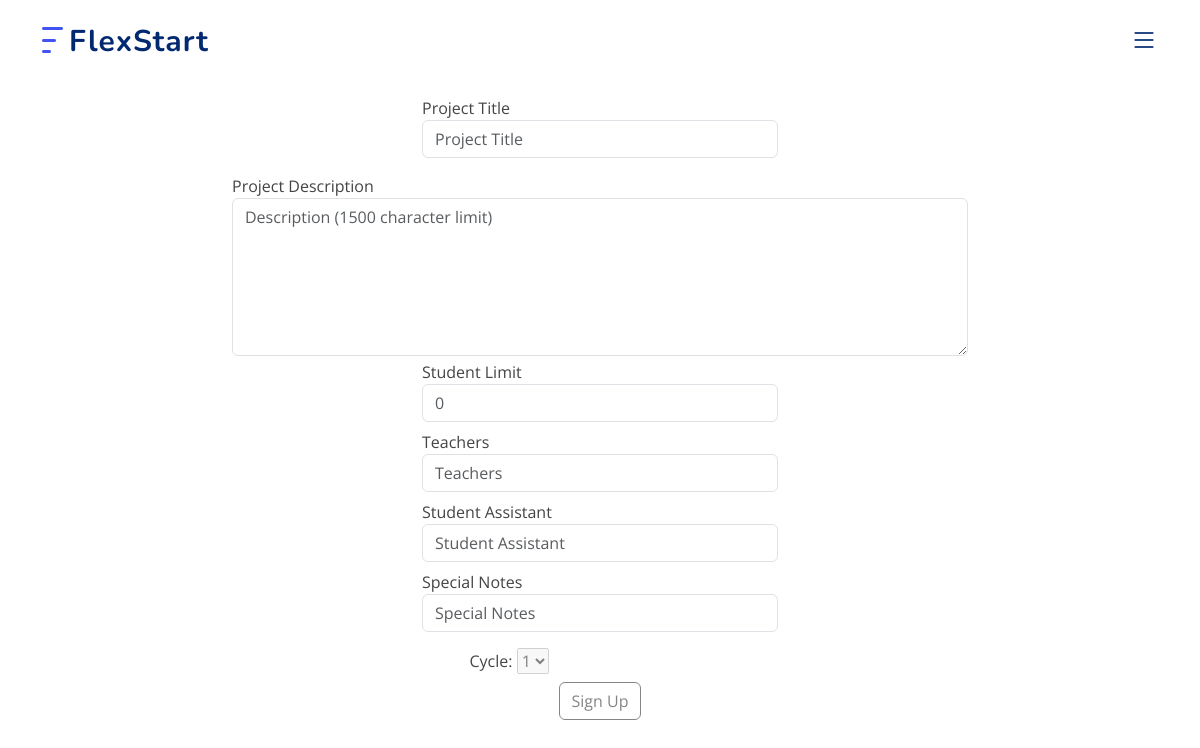
/events/project_wednesday?event_id=2, run on an earlier commit of the app's database.
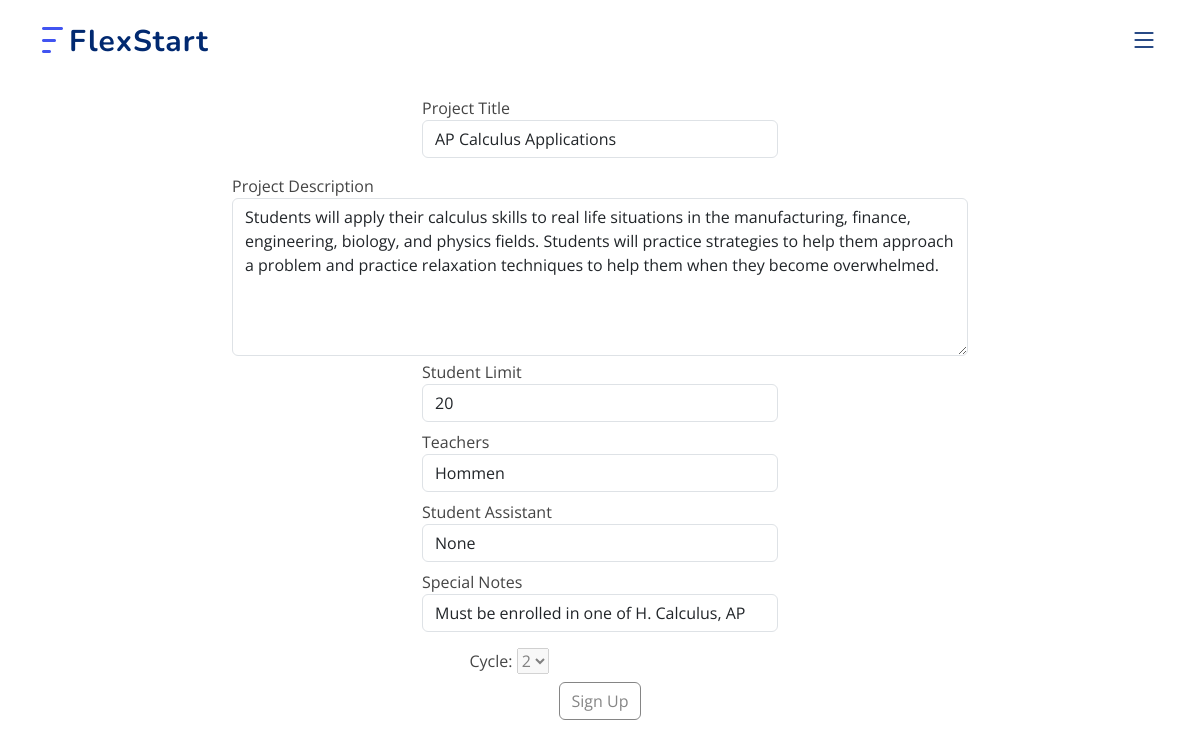
And on a later commit of the database.
### classes.py (models this page shows, shortened)
class Event(db.Model, UserMixin):
    id = db.Column(db.Integer, primary_key=True)
    creator_id = db.Column(db.Integer, db.ForeignKey('users.id'), nullable=False)
    name = db.Column(db.String(255), nullable=False, default='null')
    description = db.Column(db.Text, nullable=False, default='null')
    image = db.Column(db.LargeBinary, nullable=True)  # Allow image to be None
    image_b64 = db.Column(db.String(255), default='')
    student_limit = db.Column(db.Integer, nullable=False)
    participants = db.Column(JSON, default=load_joined_users)

class ProjectWednesday(Event):
    id = db.Column(db.Integer, db.ForeignKey('event.id'), primary_key=True, autoincrement=True)
    cycle_number = db.Column(db.Integer, default=1, nullable=False)
    cost = db.Column(db.String(50), default = '0', nullable = True)
    teachers = db.Column(db.String(100), default = '', nullable = False)
    student_assistant = db.Column(db.String(50), default = '', nullable = True)
    special_note = db.Column(db.String(50), default = '', nullable = True)

### app.py (the view, shortened to what this page needs)
@app.route('/events/project_wednesday', methods=['GET', 'POST'])
def display_pw():
    projects = ProjectWednesday.query.all()
    num_events = len(projects)
    if num_events == 0:
        flash('There is no Project Wednesday Cycle to join currently.', 'warning')
        return redirect(url_for('index'))
    if 'event_id' in request.args:
        event_id = request.args.get('event_id')
        project_wednesday = ProjectWednesday.query.get(event_id)
        if 'id' in session:
            return render_template('view_pw.html', event = project_wednesday, user= current_user)
        return render_template('view_pw.html', event=project_wednesday, user = '')
    events = ProjectWednesday.query.all()
    return render_template('project_wednesdays.html', events=events)

### templates/view_pw.html (shortened to what this page needs)
{% extends "base.html"%}
{% set active_page = 'events' %}
{% block content %}
<div class="container rounded bg-white mt-5 mb-5">
    <div class="row mt-2">
        <div class="col"></div>
        <div class="col-md-4" style="justify-content:center;">
            <label class="labels">Project Title</label>
            <input type="text" name="name" class="form-control" placeholder="Project Title" value="{{ event.name }}" readonly>
        </div>
        <div class="col"></div>
    </div>
    <div class="row mt-3">
        <div class="col"></div>
        <div class="col-md-8" style="align-items:center">
            <label class="labels">Project Description</label>
            <textarea name="project_description" class="form-control" rows='6' cols='100' maxlength='500' placeholder="Description (1500 character limit)" readonly>{{ event.description }}</textarea>
        </div>
        <div class="col"></div>
    </div>
    <div class="row mt-1">
        <div class="col"></div>
        <div class="col-md-4" style="justify-content:center;">
            <label class="labels">Student Limit</label>
            <input type="number" name="student_limit" class="form-control" placeholder="0" value="{{ event.student_limit }}" readonly>
        </div>
        <div class="col"></div>
    </div>
    <div class="row mt-2">
        <div class="col"></div>
        <div class="col-md-4" style="justify-content:center;">
            <label class="labels">Teachers</label>
            <input type="text" name="teachers" class="form-control" placeholder="Teachers" value="{{ event.teachers }}" readonly>
        </div>
        <div class="col"></div>
    </div>
    <div class="row mt-2">
        <div class="col"></div>
        <div class="col-md-4" style="justify-content:center;">
            <label class="labels">Student Assistant</label>
            <input type="text" name="student_assistant" class="form-control" placeholder="Student Assistant" value="{{ event.student_assistant }}" readonly>
        </div>
        <div class="col"></div>
    </div>
    <div class="row mt-2">
        <div class="col"></div>
        <div class="col-md-4" style="justify-content:center;">
            <label class="labels">Special Notes</label>
            <input type="text" name="special_note" class="form-control" placeholder="Special Notes" value="{{ event.special_note }}" readonly>
        </div>
        <div class="col"></div>
    </div>
    <div class="row mt-3">
        <div class="col"></div>
        <div class="col-3" style="align-items:center;">
            <label for="cycle">Cycle:</label>
            <select id="cycle_add" name="cycle" disabled>
                <option value="1" {% if event.cycle_number == 1 %}selected{% endif %}>1</option>
                <option value="2" {% if event.cycle_number == 2 %}selected{% endif %}>2</option>
            </select>
        </div>
        <div class="col"></div>
    </div>
    {%if user != ''%}
        {%if user.joined_events["Project Wednesday"] != ''%}
            <form method="POST">
                <div class="mt-2 text-center">
                    <button type="submit" class="btn btn-secondary-emphasis profile-button" name="join_button_spectator" disabled>Sign Up</button>
                </div>
            </form>
            {%if user.joined_events["Project Wednesday"] == event.name%}
            <form method="POST">
                <div class="mt-2 text-center">
                    <button type="submit" class="btn btn-danger profile-button" name="leave_event">Leave Event</button>
                </div>
            </form>
            {%endif%}
        {%else%}
        <form method="POST">
            <div class="mt-5 text-center">
                <button type="submit" class="btn btn-primary profile-button" name="join_button">Sign Up</button>
            </div>
        </form>
        {%endif%}
    {%else%}
    <form method="POST">
        <div class="mt-2 text-center">
            <button type="submit" class="btn btn-secondary-emphasis profile-button" name="join_button" disabled>Sign Up</button>
        </div>
    </form>
    {%endif%}
</div>
{% endblock %}

What changed in the data, as far as the page shows it:
now on this page (row edited): Event: name "AP Calculus Applications", project_description "Students will apply their calculus skills to real life situations in the manufacturing, finance, engineering, biology, and physics fields. Students will practice strategies to help them approach a problem and practice relaxation techniques to help them when they become overwhelmed.", student_limit "20"
added ProjectWednesday: teachers "Hommen", student_assistant "None", special_note "Must be enrolled in one of H. Calculus, AP", cycle "2"
Also different on the page:
form field cycle: "1" → (not shown)
